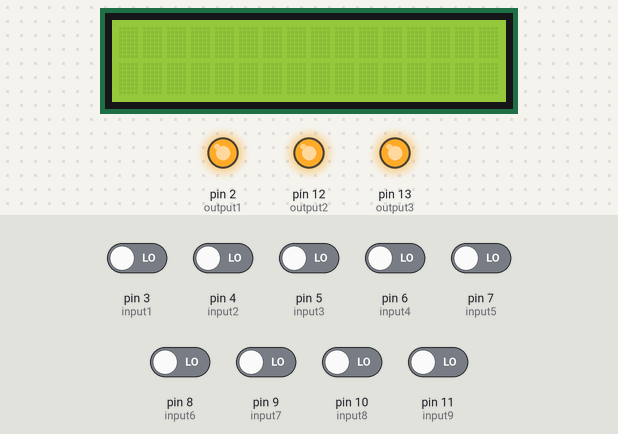
Simulated run of this sketch. Board: Arduino Uno, built with avr-gcc and run on an emulated ATmega328P. On the bench: 16×2 character LCD, output pins drawn as LEDs (lit = HIGH). The inputs (shaded band) are chosen by the test bench; at power-on: pin 3 (input1), pin 4 (input2), pin 5 (input3), pin 6 (input4), pin 7 (input5), pin 8 (input6), pin 9 (input7), pin 10 (input8), pin 11 (input9) LOW. The local clock reads 2024-03-15 10:24:30 at power-on unless the sketch sets it; what the sketch prints to the serial monitor is not drawn.

Above: at 1.2 s.
1.3 s: pin 4 (input2) driven HIGH
At 2.7 s:
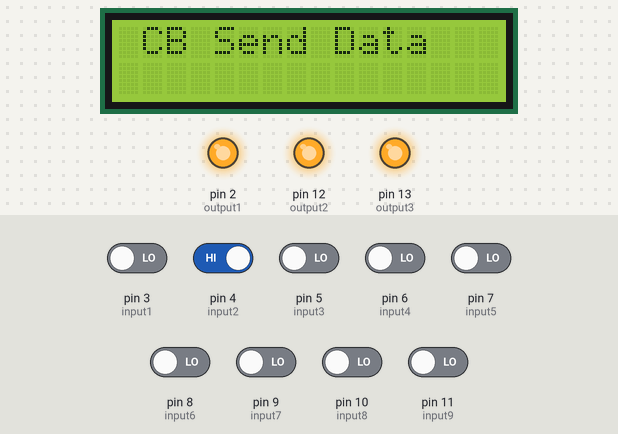
5.3 s: pin 6 (input4) driven HIGH
At 8.9 s:
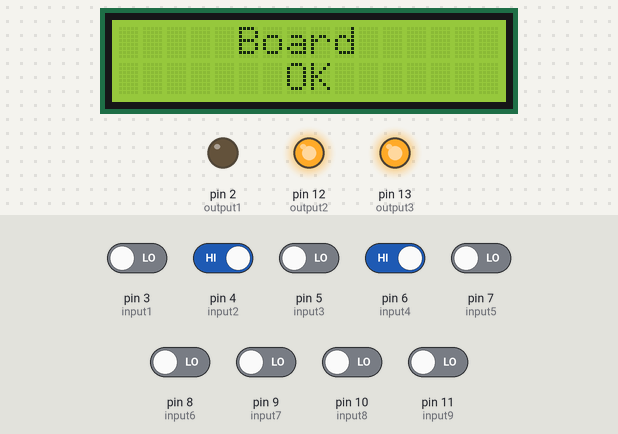
10.7 s: pin 3 (input1) driven HIGH
At 12.6 s:
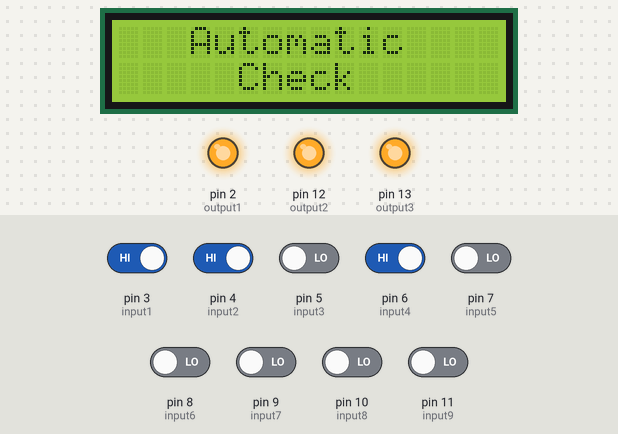
16.1 s: pin 7 (input5) driven HIGH
At 19.1 s:
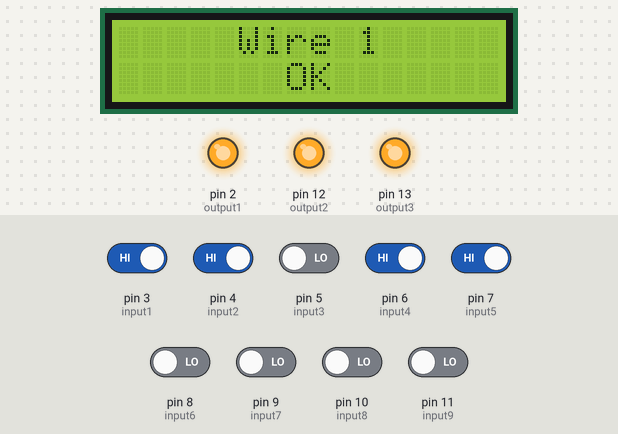
Timing chart, 0 to 20.6 s (numbered marks = the images above; inputs shaded):
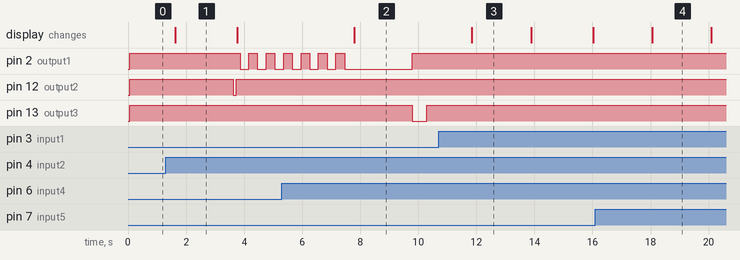

Measured:
- after the input at 1.3 s, pin 2 (output1): alternates HIGH for 0.30 s and LOW for 0.30 s, starting after 2.6 s; pin 12 (output2): HIGH → LOW after 2.3 s, → HIGH 0.10 s later; the display: changes after 0.32 s (image 1)
- after the input at 5.3 s, the display: changes after 2.5 s (image 2)
- after the input at 10.7 s, pin 2 (output1): stops changing and stays HIGH; pin 12 (output2): stays HIGH (without the input it goes to LOW after 3.1 s); the display: changes after 1.1 s (image 3)
- after the input at 16.1 s, the display: changes after 2.0 s (image 4)
- what the display in image 1 shows lasts 2.2 s, from 1.6 s to 3.8 s
- what the display in image 3 shows lasts 2.1 s, from 11.8 s to 13.9 s

The sketch:

TestConnect.ino
```cpp
//-------------------------------------------------Maling Sendal-----------------------------------------------------

#include <Wire.h>
#include <hd44780.h>                       // main hd44780 header (LCD I2C)
#include <hd44780ioClass/hd44780_I2Cexp.h> // i2c expander i/o class header
#include <hd44780.h>
#include <DS3231.h>

hd44780_I2Cexp lcd;
DS3231 rtc(SDA, SCL);
Time t;

int output1 = 2; // output
int input1 = 3; // Button Auto
int input2 = 4; // Button SendTest
int input3 = 5; // CB Serial
int input4 = 6; // Board Boomgate
int input5 = 7; // Motor Boomgate
int input6 = 8; // Loop 1
int input7 = 9; // Loop 2
int input8 = 10; // Testpoin Loop 1
int input9 = 11; // Testpoin Loop 2
int output2 = 12; // BG Up
int output3 = 13; // BG Down

const int act = 2020;
const int ex = 2021;
//int ON = 255;
//int OFF = 0;

//-------------------------------------------------------------------------------------------------------------------
void setup()
{
  Serial.begin(9600);
  rtc.begin();
  lcd.begin(16, 2);
  lcd.backlight();
  lcd.clear();
  pinMode(output1, OUTPUT);
  pinMode(output2, OUTPUT);
  pinMode(output3, OUTPUT);
  pinMode(input1, INPUT);
  pinMode(input2, INPUT);
  pinMode(input3, INPUT);
  pinMode(input4, INPUT);
  pinMode(input5, INPUT);
  pinMode(input6, INPUT);
  pinMode(input7, INPUT);
  pinMode(input8, INPUT);
  pinMode(input9, INPUT);

  digitalWrite(output1, HIGH);
  digitalWrite(output2, HIGH);
  digitalWrite(output3, HIGH);

  rtc.setTime(23, 0, 0);     // Set the time to HH:MM:SS (24hr format)
  rtc.setDate(31, 12, 2020);   // Set the date to DD:MM:YYYY
}

//-------------------------------------------------------------------------------------------------------------------
void loop()
{
  t = rtc.getTime();

  delay(500);

  Serial.println(rtc.getTimeStr());
  delay(1000);

  if(t.year == act)
  {
    active();
  }
  else
  {
    expired();
  }
}

//------------------------------------------------------------------------------------------------------------------
void active()
{
  int automode = digitalRead(input1);
  int testmode = digitalRead(input2);
  t = rtc.getTime();

  if (automode == HIGH)
  {
    sendtest();
    cbresult();
    automatic();
  }
  else if (testmode == HIGH)
  {
    sendtest2();
    tesgate();
    tesboard();
  }
  else
  {
    lcd.setCursor(0,0);
    lcd.print("              ");
    lcd.setCursor(0,1);
    lcd.print("              ");
    lcd.setCursor(4,0);
    lcd.print("Stand By");
    lcd.setCursor(4,1);
    lcd.print(rtc.getTimeStr());
    //Serial.println(rtc.getTimeStr());
    //delay(1000);
  }
}
//------------------------------------------------
void expired()
{
  lcd.setCursor(0,0);
  lcd.print("              ");
  lcd.setCursor(0,1);
  lcd.print("              ");
  lcd.setCursor(4,0);
  lcd.print("Expired!");
  Serial.println("Expired");
  delay(1000);
}

//-----------------------------------------------------------------------------------------------------------------
void automatic()
{
  int motor = digitalRead(input5);
  int loop1 = digitalRead(input6);
  int loop2 = digitalRead(input7);
  int testloop1 = digitalRead(input8);
  int testloop2 = digitalRead(input9);


  if (motor == HIGH)
  {
    lcd.setCursor(0,0);
    lcd.print("              ");
    lcd.setCursor(5,0);
    lcd.print("Wire 1");
    lcd.setCursor(0,1);
    lcd.print("              ");
    lcd.setCursor(7,1);
    lcd.print("OK");
    delay(2000);
  }
  else
  {
    lcd.setCursor(0,0);
    lcd.print("              ");
    lcd.setCursor(5,0);
    lcd.print("Wire 1");
    lcd.setCursor(0,1);
    lcd.print("              ");
    lcd.setCursor(6,1);
    lcd.print("Fail");
    delay(2000);
  }


  if (loop1 == HIGH)
  {
    lcd.setCursor(0,0);
    lcd.print("              ");
    lcd.setCursor(5,0);
    lcd.print("Wire 2");
    lcd.setCursor(0,1);
    lcd.print("              ");
    lcd.setCursor(7,1);
    lcd.print("OK");
    delay(2000);
  }
  else
  {
    lcd.setCursor(0,0);
    lcd.print("              ");
    lcd.setCursor(5,0);
    lcd.print("Wire 2");
    lcd.setCursor(0,1);
    lcd.print("              ");
    lcd.setCursor(6,1);
    lcd.print("Fail");
    delay(2000);
  }


  if (loop2 == HIGH)
  {
    lcd.setCursor(0,0);
    lcd.print("              ");
    lcd.setCursor(5,0);
    lcd.print("Wire 3");
    lcd.setCursor(0,1);
    lcd.print("              ");
    lcd.setCursor(7,1);
    lcd.print("OK");
    delay(2000);
  }
  else
  {
    lcd.setCursor(0,0);
    lcd.print("              ");
    lcd.setCursor(5,0);
    lcd.print("Wire 3");
    lcd.setCursor(0,1);
    lcd.print("              ");
    lcd.setCursor(6,1);
    lcd.print("Fail");
    delay(2000);
  }


  if (testloop1 == HIGH)
  {
    lcd.setCursor(0,0);
    lcd.print("              ");
    lcd.setCursor(5,0);
    lcd.print("Wire 4");
    lcd.setCursor(0,1);
    lcd.print("              ");
    lcd.setCursor(7,1);
    lcd.print("OK");
    delay(2000);
  }
  else
  {
    lcd.setCursor(0,0);
    lcd.print("              ");
    lcd.setCursor(5,0);
    lcd.print("Wire 4");
    lcd.setCursor(0,1);
    lcd.print("              ");
    lcd.setCursor(6,1);
    lcd.print("Fail");
    delay(2000);
  }


  if (testloop2 == HIGH)
  {
   lcd.setCursor(0,0);
    lcd.print("              ");
    lcd.setCursor(5,0);
    lcd.print("Wire 5");
    lcd.setCursor(0,1);
    lcd.print("              ");
    lcd.setCursor(7,1);
    lcd.print("OK");
    delay(2000);
  }
  else
  {
    lcd.setCursor(0,0);
    lcd.print("              ");
    lcd.setCursor(5,0);
    lcd.print("Wire 5");
    lcd.setCursor(0,1);
    lcd.print("              ");
    lcd.setCursor(6,1);
    lcd.print("Fail");
    delay(2000);
  }
   //digitalWrite(output1, LOW);
}

//------------------------------------------------------------------------------------------------------------------
void sendtest()
{
  int cb = digitalRead(input3);

  lcd.setCursor(0,0);
  lcd.print("              ");
  lcd.setCursor(3,0);
  lcd.print("Automatic");
  lcd.setCursor(0,1);
  lcd.print("              ");
  lcd.setCursor(5,1);
  lcd.print("Check");
  delay(2000);

  lcd.setCursor(0,0);
  lcd.print("              ");
  lcd.setCursor(2,0);
  lcd.print("Checking CB");
  lcd.setCursor(0,1);
  lcd.print("              ");
  delay(2000);
  //Serial.println("SAP");
  Serial.write("SAP");
  delay(100);
}

//------------------------------------------------------------------------------------------------------------------
void sendtest2()
{
  lcd.setCursor(0,0);
  lcd.print("              ");
  lcd.setCursor(1,0);
  lcd.print("CB Send Data");
  lcd.setCursor(0,1);
  lcd.print("              ");
  delay(2000);
  digitalWrite(output2, LOW);
  Serial.write("SAP");
  delay(100);
  digitalWrite(output2, HIGH);
  lcd.setCursor(0,0);
  lcd.print("              ");
  lcd.setCursor(1,0);
  lcd.print("Boomgate Test");
  lcd.setCursor(0,1);
  lcd.print("              ");
  delay(100);
}

//------------------------------------------------------------------------------------------------------------------
void tesgate()
{
  digitalWrite(output1 , LOW);
  delay(300);
  digitalWrite(output1 , HIGH);
  delay(300);
  digitalWrite(output1 , LOW);
  delay(300);
  digitalWrite(output1 , HIGH);
  delay(300);
  digitalWrite(output1 , LOW);
  delay(300);
  digitalWrite(output1 , HIGH);
  delay(300);
  digitalWrite(output1 , LOW);
  delay(300);
  digitalWrite(output1 , HIGH);
  delay(300);
  digitalWrite(output1 , LOW);
  delay(300);
  digitalWrite(output1 , HIGH);
  delay(300);
  digitalWrite(output1 , LOW);
  delay(300);
  digitalWrite(output1 , HIGH);
  delay(300);
  digitalWrite(output1 , LOW);
  delay(300);
}

//------------------------------------------------------------------------------------------------------------------
void tesboard()
{
  int board = digitalRead(input4);

  if (board == HIGH)
  {
    lcd.setCursor(0,0);
    lcd.print("              ");
    lcd.setCursor(5,0);
    lcd.print("Board");
    lcd.setCursor(0,1);
    lcd.print("              ");
    lcd.setCursor(7,1);
    lcd.print("OK");
    delay(2000);
    digitalWrite(output1 , HIGH);
    digitalWrite(output3, LOW);
    delay(500);
    digitalWrite(output3, HIGH);
  }
  else
  {
    lcd.setCursor(0,0);
    lcd.print("              ");
    lcd.setCursor(5,0);
    lcd.print("Board");
    lcd.setCursor(0,1);
    lcd.print("              ");
    lcd.setCursor(6,1);
    lcd.print("Fail");
    delay(2000);
    digitalWrite(output1 , HIGH);
    digitalWrite(output3, LOW);
    delay(500);
    digitalWrite(output3, HIGH);
  }
}

//------------------------------------------------------------------------------------------------------------------
void cbresult()
{
  int cb = digitalRead(input3);

  if (cb == HIGH)
  {
    lcd.setCursor(0,0);
    lcd.print("              ");
    lcd.setCursor(3,0);
    lcd.print("CB Serial");
    lcd.setCursor(0,1);
    lcd.print("              ");
    lcd.setCursor(7,1);
    lcd.print("OK");
    delay(2000);
  }
  else
  {
    lcd.setCursor(0,0);
    lcd.print("              ");
    lcd.setCursor(3,0);
    lcd.print("CB Serial");
    lcd.setCursor(0,1);
    lcd.print("              ");
    lcd.setCursor(6,1);
    lcd.print("Fail");
    delay(2000);
  }
}
```
